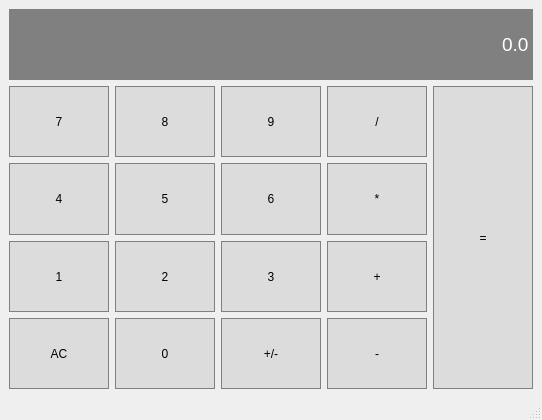
<?xml version="1.0" encoding="UTF-8"?>
<ui version="4.0">
 <class>Calculator</class>
 <widget class="QMainWindow" name="Calculator">
  <property name="geometry">
   <rect>
    <x>0</x>
    <y>0</y>
    <width>542</width>
    <height>420</height>
   </rect>
  </property>
  <property name="windowTitle">
   <string>Calculator</string>
  </property>
  <widget class="QWidget" name="centralwidget">
   <layout class="QGridLayout" name="gridLayout">
    <item row="3" column="3">
     <widget class="QPushButton" name="Add">
      <property name="sizePolicy">
       <sizepolicy hsizetype="Preferred" vsizetype="Preferred">
        <horstretch>0</horstretch>
        <verstretch>0</verstretch>
       </sizepolicy>
      </property>
      <property name="styleSheet">
       <string notr="true">QPushButton { 
	background-color: #DCDCDC;
	border: 1px solid gray;
	padding: 5px;
}

QPushButton:pressed { 
	background-color: #808080;
	border: 1px solid gray;
	padding: 5px;
}</string>
      </property>
      <property name="text">
       <string>+</string>
      </property>
     </widget>
    </item>
    <item row="2" column="2">
     <widget class="QPushButton" name="Button6">
      <property name="sizePolicy">
       <sizepolicy hsizetype="Preferred" vsizetype="Preferred">
        <horstretch>0</horstretch>
        <verstretch>0</verstretch>
       </sizepolicy>
      </property>
      <property name="styleSheet">
       <string notr="true">QPushButton { 
	background-color: #DCDCDC;
	border: 1px solid gray;
	padding: 5px;
}

QPushButton:pressed { 
	background-color: #808080;
	border: 1px solid gray;
	padding: 5px;
}</string>
      </property>
      <property name="text">
       <string>6</string>
      </property>
     </widget>
    </item>
    <item row="1" column="3">
     <widget class="QPushButton" name="Divide">
      <property name="sizePolicy">
       <sizepolicy hsizetype="Preferred" vsizetype="Preferred">
        <horstretch>0</horstretch>
        <verstretch>0</verstretch>
       </sizepolicy>
      </property>
      <property name="styleSheet">
       <string notr="true">QPushButton { 
	background-color: #DCDCDC;
	border: 1px solid gray;
	padding: 5px;
}

QPushButton:pressed { 
	background-color: #808080;
	border: 1px solid gray;
	padding: 5px;
}</string>
      </property>
      <property name="text">
       <string>/</string>
      </property>
     </widget>
    </item>
    <item row="3" column="0">
     <widget class="QPushButton" name="Button1">
      <property name="sizePolicy">
       <sizepolicy hsizetype="Preferred" vsizetype="Preferred">
        <horstretch>0</horstretch>
        <verstretch>0</verstretch>
       </sizepolicy>
      </property>
      <property name="styleSheet">
       <string notr="true">QPushButton { 
	background-color: #DCDCDC;
	border: 1px solid gray;
	padding: 5px;
}

QPushButton:pressed { 
	background-color: #808080;
	border: 1px solid gray;
	padding: 5px;
}</string>
      </property>
      <property name="text">
       <string>1</string>
      </property>
     </widget>
    </item>
    <item row="2" column="3">
     <widget class="QPushButton" name="Multiply">
      <property name="sizePolicy">
       <sizepolicy hsizetype="Preferred" vsizetype="Preferred">
        <horstretch>0</horstretch>
        <verstretch>0</verstretch>
       </sizepolicy>
      </property>
      <property name="styleSheet">
       <string notr="true">QPushButton { 
	background-color: #DCDCDC;
	border: 1px solid gray;
	padding: 5px;
}

QPushButton:pressed { 
	background-color: #808080;
	border: 1px solid gray;
	padding: 5px;
}</string>
      </property>
      <property name="text">
       <string>*</string>
      </property>
     </widget>
    </item>
    <item row="3" column="1">
     <widget class="QPushButton" name="Button2">
      <property name="sizePolicy">
       <sizepolicy hsizetype="Preferred" vsizetype="Preferred">
        <horstretch>0</horstretch>
        <verstretch>0</verstretch>
       </sizepolicy>
      </property>
      <property name="styleSheet">
       <string notr="true">QPushButton { 
	background-color: #DCDCDC;
	border: 1px solid gray;
	padding: 5px;
}

QPushButton:pressed { 
	background-color: #808080;
	border: 1px solid gray;
	padding: 5px;
}</string>
      </property>
      <property name="text">
       <string>2</string>
      </property>
     </widget>
    </item>
    <item row="1" column="2">
     <widget class="QPushButton" name="Button9">
      <property name="sizePolicy">
       <sizepolicy hsizetype="Preferred" vsizetype="Preferred">
        <horstretch>0</horstretch>
        <verstretch>0</verstretch>
       </sizepolicy>
      </property>
      <property name="styleSheet">
       <string notr="true">QPushButton { 
	background-color: #DCDCDC;
	border: 1px solid gray;
	padding: 5px;
}

QPushButton:pressed { 
	background-color: #808080;
	border: 1px solid gray;
	padding: 5px;
}</string>
      </property>
      <property name="text">
       <string>9</string>
      </property>
     </widget>
    </item>
    <item row="2" column="0">
     <widget class="QPushButton" name="Button4">
      <property name="sizePolicy">
       <sizepolicy hsizetype="Preferred" vsizetype="Preferred">
        <horstretch>0</horstretch>
        <verstretch>0</verstretch>
       </sizepolicy>
      </property>
      <property name="styleSheet">
       <string notr="true">QPushButton { 
	background-color: #DCDCDC;
	border: 1px solid gray;
	padding: 5px;
}

QPushButton:pressed { 
	background-color: #808080;
	border: 1px solid gray;
	padding: 5px;
}</string>
      </property>
      <property name="text">
       <string>4</string>
      </property>
     </widget>
    </item>
    <item row="3" column="2">
     <widget class="QPushButton" name="Button3">
      <property name="sizePolicy">
       <sizepolicy hsizetype="Preferred" vsizetype="Preferred">
        <horstretch>0</horstretch>
        <verstretch>0</verstretch>
       </sizepolicy>
      </property>
      <property name="styleSheet">
       <string notr="true">QPushButton { 
	background-color: #DCDCDC;
	border: 1px solid gray;
	padding: 5px;
}

QPushButton:pressed { 
	background-color: #808080;
	border: 1px solid gray;
	padding: 5px;
}</string>
      </property>
      <property name="text">
       <string>3</string>
      </property>
     </widget>
    </item>
    <item row="1" column="1">
     <widget class="QPushButton" name="Button8">
      <property name="sizePolicy">
       <sizepolicy hsizetype="Preferred" vsizetype="Preferred">
        <horstretch>0</horstretch>
        <verstretch>0</verstretch>
       </sizepolicy>
      </property>
      <property name="styleSheet">
       <string notr="true">QPushButton { 
	background-color: #DCDCDC;
	border: 1px solid gray;
	padding: 5px;
}

QPushButton:pressed { 
	background-color: #808080;
	border: 1px solid gray;
	padding: 5px;
}</string>
      </property>
      <property name="text">
       <string>8</string>
      </property>
     </widget>
    </item>
    <item row="1" column="0">
     <widget class="QPushButton" name="Button7">
      <property name="sizePolicy">
       <sizepolicy hsizetype="Preferred" vsizetype="Preferred">
        <horstretch>0</horstretch>
        <verstretch>0</verstretch>
       </sizepolicy>
      </property>
      <property name="styleSheet">
       <string notr="true">QPushButton { 
	background-color: #DCDCDC;
	border: 1px solid gray;
	padding: 5px;
}

QPushButton:pressed { 
	background-color: #808080;
	border: 1px solid gray;
	padding: 5px;
}</string>
      </property>
      <property name="text">
       <string>7</string>
      </property>
     </widget>
    </item>
    <item row="2" column="1">
     <widget class="QPushButton" name="Button5">
      <property name="sizePolicy">
       <sizepolicy hsizetype="Preferred" vsizetype="Preferred">
        <horstretch>0</horstretch>
        <verstretch>0</verstretch>
       </sizepolicy>
      </property>
      <property name="styleSheet">
       <string notr="true">QPushButton { 
	background-color: #DCDCDC;
	border: 1px solid gray;
	padding: 5px;
}

QPushButton:pressed { 
	background-color: #808080;
	border: 1px solid gray;
	padding: 5px;
}</string>
      </property>
      <property name="text">
       <string>5</string>
      </property>
     </widget>
    </item>
    <item row="0" column="0" colspan="5">
     <widget class="QLineEdit" name="Screen">
      <property name="sizePolicy">
       <sizepolicy hsizetype="Preferred" vsizetype="Preferred">
        <horstretch>0</horstretch>
        <verstretch>0</verstretch>
       </sizepolicy>
      </property>
      <property name="font">
       <font>
        <family>Arial</family>
        <pointsize>14</pointsize>
       </font>
      </property>
      <property name="styleSheet">
       <string notr="true">QLineEdit { 
	background-color: gray;
	border: 1px solid gray;
	color: #ffffff;
}</string>
      </property>
      <property name="text">
       <string>0.0</string>
      </property>
      <property name="alignment">
       <set>Qt::AlignRight|Qt::AlignTrailing|Qt::AlignVCenter</set>
      </property>
     </widget>
    </item>
    <item row="4" column="0">
     <widget class="QPushButton" name="Clear">
      <property name="sizePolicy">
       <sizepolicy hsizetype="Preferred" vsizetype="Preferred">
        <horstretch>0</horstretch>
        <verstretch>0</verstretch>
       </sizepolicy>
      </property>
      <property name="styleSheet">
       <string notr="true">QPushButton { 
	background-color: #DCDCDC;
	border: 1px solid gray;
	padding: 5px;
}

QPushButton:pressed { 
	background-color: #808080;
	border: 1px solid gray;
	padding: 5px;
}</string>
      </property>
      <property name="text">
       <string>AC</string>
      </property>
     </widget>
    </item>
    <item row="4" column="1">
     <widget class="QPushButton" name="Button0">
      <property name="sizePolicy">
       <sizepolicy hsizetype="Preferred" vsizetype="Preferred">
        <horstretch>0</horstretch>
        <verstretch>0</verstretch>
       </sizepolicy>
      </property>
      <property name="styleSheet">
       <string notr="true">QPushButton { 
	background-color: #DCDCDC;
	border: 1px solid gray;
	padding: 5px;
}

QPushButton:pressed { 
	background-color: #808080;
	border: 1px solid gray;
	padding: 5px;
}</string>
      </property>
      <property name="text">
       <string>0</string>
      </property>
     </widget>
    </item>
    <item row="4" column="2">
     <widget class="QPushButton" name="ChangeSign">
      <property name="sizePolicy">
       <sizepolicy hsizetype="Preferred" vsizetype="Preferred">
        <horstretch>0</horstretch>
        <verstretch>0</verstretch>
       </sizepolicy>
      </property>
      <property name="styleSheet">
       <string notr="true">QPushButton { 
	background-color: #DCDCDC;
	border: 1px solid gray;
	padding: 5px;
}

QPushButton:pressed { 
	background-color: #808080;
	border: 1px solid gray;
	padding: 5px;
}</string>
      </property>
      <property name="text">
       <string>+/-</string>
      </property>
     </widget>
    </item>
    <item row="4" column="3">
     <widget class="QPushButton" name="Subtract">
      <property name="sizePolicy">
       <sizepolicy hsizetype="Preferred" vsizetype="Preferred">
        <horstretch>0</horstretch>
        <verstretch>0</verstretch>
       </sizepolicy>
      </property>
      <property name="styleSheet">
       <string notr="true">QPushButton { 
	background-color: #DCDCDC;
	border: 1px solid gray;
	padding: 5px;
}

QPushButton:pressed { 
	background-color: #808080;
	border: 1px solid gray;
	padding: 5px;
}</string>
      </property>
      <property name="text">
       <string>-</string>
      </property>
     </widget>
    </item>
    <item row="1" column="4" rowspan="4">
     <widget class="QPushButton" name="Equal">
      <property name="sizePolicy">
       <sizepolicy hsizetype="Preferred" vsizetype="Preferred">
        <horstretch>0</horstretch>
        <verstretch>0</verstretch>
       </sizepolicy>
      </property>
      <property name="styleSheet">
       <string notr="true">QPushButton { 
	background-color: #DCDCDC;
	border: 1px solid gray;
	padding: 5px;
}

QPushButton:pressed { 
	background-color: #808080;
	border: 1px solid gray;
	padding: 5px;
}</string>
      </property>
      <property name="text">
       <string>=</string>
      </property>
     </widget>
    </item>
   </layout>
  </widget>
  <widget class="QMenuBar" name="menubar">
   <property name="geometry">
    <rect>
     <x>0</x>
     <y>0</y>
     <width>542</width>
     <height>26</height>
    </rect>
   </property>
  </widget>
  <widget class="QStatusBar" name="statusbar"/>
 </widget>
 <resources/>
 <connections/>
</ui>
